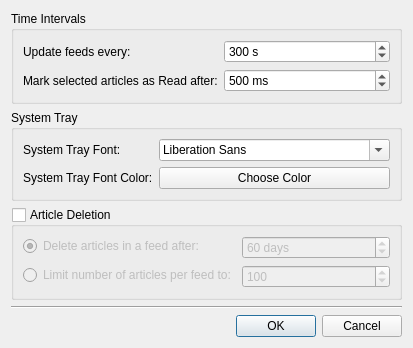
<?xml version="1.0" encoding="UTF-8"?>
<ui version="4.0">
 <class>Preferences</class>
 <widget class="QDialog" name="Preferences">
  <property name="geometry">
   <rect>
    <x>0</x>
    <y>0</y>
    <width>382</width>
    <height>321</height>
   </rect>
  </property>
  <property name="windowTitle">
   <string>Dialog</string>
  </property>
  <layout class="QVBoxLayout" name="verticalLayout">
   <item>
    <widget class="QGroupBox" name="groupBox_2">
     <property name="title">
      <string>Time Intervals</string>
     </property>
     <layout class="QFormLayout" name="formLayout">
      <item row="0" column="0">
       <widget class="QLabel" name="label">
        <property name="text">
         <string>Update feeds every:</string>
        </property>
        <property name="buddy">
         <cstring>updateTimeoutBox</cstring>
        </property>
       </widget>
      </item>
      <item row="0" column="1">
       <widget class="QSpinBox" name="updateTimeoutBox">
        <property name="toolTip">
         <string>Specifies the number of seconds to wait between updating the feeds from their urls.</string>
        </property>
        <property name="suffix">
         <string> s</string>
        </property>
        <property name="maximum">
         <number>999999</number>
        </property>
        <property name="value">
         <number>300</number>
        </property>
       </widget>
      </item>
      <item row="1" column="0">
       <widget class="QLabel" name="label_2">
        <property name="text">
         <string>Mark selected articles as Read after:</string>
        </property>
        <property name="buddy">
         <cstring>markReadTimeoutBox</cstring>
        </property>
       </widget>
      </item>
      <item row="1" column="1">
       <widget class="QSpinBox" name="markReadTimeoutBox">
        <property name="toolTip">
         <string>Specifies the number of milliseconds after which a selected article is automatically marked as being read.</string>
        </property>
        <property name="suffix">
         <string> ms</string>
        </property>
        <property name="minimum">
         <number>0</number>
        </property>
        <property name="maximum">
         <number>999999</number>
        </property>
        <property name="value">
         <number>500</number>
        </property>
       </widget>
      </item>
     </layout>
    </widget>
   </item>
   <item>
    <widget class="QGroupBox" name="groupBox">
     <property name="title">
      <string>System Tray</string>
     </property>
     <layout class="QFormLayout" name="formLayout_2">
      <item row="0" column="0">
       <widget class="QLabel" name="label_3">
        <property name="text">
         <string>System Tray Font:</string>
        </property>
        <property name="buddy">
         <cstring>systrayFontCombo</cstring>
        </property>
       </widget>
      </item>
      <item row="0" column="1">
       <widget class="QFontComboBox" name="systrayFontCombo"/>
      </item>
      <item row="1" column="0">
       <widget class="QLabel" name="label_4">
        <property name="text">
         <string>System Tray Font Color:</string>
        </property>
        <property name="buddy">
         <cstring>systrayColorChooser</cstring>
        </property>
       </widget>
      </item>
      <item row="1" column="1">
       <widget class="QPushButton" name="systrayColorChooser">
        <property name="text">
         <string>Choose Color</string>
        </property>
       </widget>
      </item>
     </layout>
    </widget>
   </item>
   <item>
    <widget class="QGroupBox" name="articleDeletionGroup">
     <property name="toolTip">
      <string>If enabled articles older than the specified number of days or the oldest articles that fall out of the maximum number will be deleted</string>
     </property>
     <property name="title">
      <string>Article Deletion</string>
     </property>
     <property name="checkable">
      <bool>true</bool>
     </property>
     <property name="checked">
      <bool>false</bool>
     </property>
     <layout class="QFormLayout" name="formLayout_3">
      <property name="labelAlignment">
       <set>Qt::AlignLeading|Qt::AlignLeft|Qt::AlignVCenter</set>
      </property>
      <item row="0" column="0">
       <widget class="QRadioButton" name="numberOfDaysRadio">
        <property name="text">
         <string>Delete articles in a feed after:</string>
        </property>
        <property name="checked">
         <bool>true</bool>
        </property>
       </widget>
      </item>
      <item row="0" column="1">
       <widget class="QSpinBox" name="numberOfDaysEdit">
        <property name="toolTip">
         <string>Specifies the number of days to keep read articles before automatically deleting them</string>
        </property>
        <property name="suffix">
         <string> days</string>
        </property>
        <property name="maximum">
         <number>9999</number>
        </property>
        <property name="value">
         <number>60</number>
        </property>
       </widget>
      </item>
      <item row="1" column="0">
       <widget class="QRadioButton" name="numberOfArticlesRadio">
        <property name="text">
         <string>Limit number of articles per feed to:</string>
        </property>
       </widget>
      </item>
      <item row="1" column="1">
       <widget class="QSpinBox" name="numberOfArticlesEdit">
        <property name="enabled">
         <bool>false</bool>
        </property>
        <property name="toolTip">
         <string>Specifies the maximum number of articles to keep before automatically deleting the oldest ones</string>
        </property>
        <property name="suffix">
         <string/>
        </property>
        <property name="maximum">
         <number>999999</number>
        </property>
        <property name="value">
         <number>100</number>
        </property>
       </widget>
      </item>
     </layout>
    </widget>
   </item>
   <item>
    <widget class="Line" name="line">
     <property name="orientation">
      <enum>Qt::Horizontal</enum>
     </property>
    </widget>
   </item>
   <item>
    <widget class="QDialogButtonBox" name="buttonBox">
     <property name="orientation">
      <enum>Qt::Horizontal</enum>
     </property>
     <property name="standardButtons">
      <set>QDialogButtonBox::Cancel|QDialogButtonBox::Ok</set>
     </property>
    </widget>
   </item>
  </layout>
 </widget>
 <tabstops>
  <tabstop>updateTimeoutBox</tabstop>
  <tabstop>markReadTimeoutBox</tabstop>
  <tabstop>systrayFontCombo</tabstop>
  <tabstop>systrayColorChooser</tabstop>
  <tabstop>articleDeletionGroup</tabstop>
  <tabstop>numberOfDaysRadio</tabstop>
  <tabstop>numberOfDaysEdit</tabstop>
  <tabstop>numberOfArticlesRadio</tabstop>
  <tabstop>numberOfArticlesEdit</tabstop>
  <tabstop>buttonBox</tabstop>
 </tabstops>
 <resources/>
 <connections>
  <connection>
   <sender>buttonBox</sender>
   <signal>accepted()</signal>
   <receiver>Preferences</receiver>
   <slot>accept()</slot>
   <hints>
    <hint type="sourcelabel">
     <x>254</x>
     <y>314</y>
    </hint>
    <hint type="destinationlabel">
     <x>157</x>
     <y>274</y>
    </hint>
   </hints>
  </connection>
  <connection>
   <sender>buttonBox</sender>
   <signal>rejected()</signal>
   <receiver>Preferences</receiver>
   <slot>reject()</slot>
   <hints>
    <hint type="sourcelabel">
     <x>322</x>
     <y>314</y>
    </hint>
    <hint type="destinationlabel">
     <x>286</x>
     <y>274</y>
    </hint>
   </hints>
  </connection>
  <connection>
   <sender>numberOfDaysRadio</sender>
   <signal>toggled(bool)</signal>
   <receiver>numberOfDaysEdit</receiver>
   <slot>setEnabled(bool)</slot>
   <hints>
    <hint type="sourcelabel">
     <x>154</x>
     <y>218</y>
    </hint>
    <hint type="destinationlabel">
     <x>295</x>
     <y>218</y>
    </hint>
   </hints>
  </connection>
  <connection>
   <sender>numberOfArticlesRadio</sender>
   <signal>toggled(bool)</signal>
   <receiver>numberOfArticlesEdit</receiver>
   <slot>setEnabled(bool)</slot>
   <hints>
    <hint type="sourcelabel">
     <x>125</x>
     <y>242</y>
    </hint>
    <hint type="destinationlabel">
     <x>265</x>
     <y>241</y>
    </hint>
   </hints>
  </connection>
  <connection>
   <sender>numberOfDaysRadio</sender>
   <signal>toggled(bool)</signal>
   <receiver>numberOfArticlesEdit</receiver>
   <slot>setDisabled(bool)</slot>
   <hints>
    <hint type="sourcelabel">
     <x>88</x>
     <y>217</y>
    </hint>
    <hint type="destinationlabel">
     <x>269</x>
     <y>248</y>
    </hint>
   </hints>
  </connection>
  <connection>
   <sender>numberOfArticlesRadio</sender>
   <signal>toggled(bool)</signal>
   <receiver>numberOfDaysEdit</receiver>
   <slot>setDisabled(bool)</slot>
   <hints>
    <hint type="sourcelabel">
     <x>67</x>
     <y>244</y>
    </hint>
    <hint type="destinationlabel">
     <x>272</x>
     <y>214</y>
    </hint>
   </hints>
  </connection>
 </connections>
</ui>
